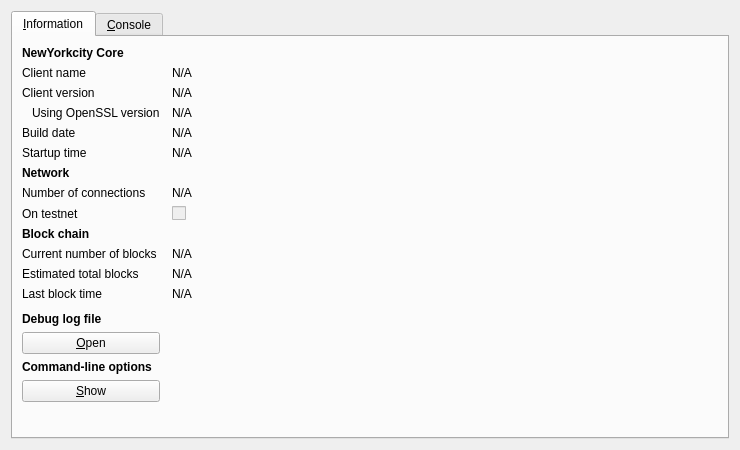
<?xml version="1.0" encoding="UTF-8"?>
<ui version="4.0">
 <class>RPCConsole</class>
 <widget class="QDialog" name="RPCConsole">
  <property name="geometry">
   <rect>
    <x>0</x>
    <y>0</y>
    <width>740</width>
    <height>450</height>
   </rect>
  </property>
  <property name="windowTitle">
   <string>NewYorkcity - Debug window</string>
  </property>
  <layout class="QVBoxLayout" name="verticalLayout_2">
   <item>
    <widget class="QTabWidget" name="tabWidget">
     <property name="currentIndex">
      <number>0</number>
     </property>
     <widget class="QWidget" name="tab_info">
      <attribute name="title">
       <string>&amp;Information</string>
      </attribute>
      <layout class="QGridLayout" name="gridLayout" columnstretch="0,1">
       <property name="horizontalSpacing">
        <number>12</number>
       </property>
       <item row="0" column="0">
        <widget class="QLabel" name="label_9">
         <property name="font">
          <font>
           <weight>75</weight>
           <bold>true</bold>
          </font>
         </property>
         <property name="text">
          <string>NewYorkcity Core</string>
         </property>
        </widget>
       </item>
       <item row="1" column="0">
        <widget class="QLabel" name="label_5">
         <property name="text">
          <string>Client name</string>
         </property>
        </widget>
       </item>
       <item row="1" column="1">
        <widget class="QLabel" name="clientName">
         <property name="cursor">
          <cursorShape>IBeamCursor</cursorShape>
         </property>
         <property name="text">
          <string>N/A</string>
         </property>
         <property name="textFormat">
          <enum>Qt::PlainText</enum>
         </property>
         <property name="textInteractionFlags">
          <set>Qt::LinksAccessibleByMouse|Qt::TextSelectableByKeyboard|Qt::TextSelectableByMouse</set>
         </property>
        </widget>
       </item>
       <item row="2" column="0">
        <widget class="QLabel" name="label_6">
         <property name="text">
          <string>Client version</string>
         </property>
        </widget>
       </item>
       <item row="2" column="1">
        <widget class="QLabel" name="clientVersion">
         <property name="cursor">
          <cursorShape>IBeamCursor</cursorShape>
         </property>
         <property name="text">
          <string>N/A</string>
         </property>
         <property name="textFormat">
          <enum>Qt::PlainText</enum>
         </property>
         <property name="textInteractionFlags">
          <set>Qt::LinksAccessibleByMouse|Qt::TextSelectableByKeyboard|Qt::TextSelectableByMouse</set>
         </property>
        </widget>
       </item>
       <item row="3" column="0">
        <widget class="QLabel" name="label_14">
         <property name="text">
          <string>Using OpenSSL version</string>
         </property>
         <property name="indent">
          <number>10</number>
         </property>
        </widget>
       </item>
       <item row="3" column="1">
        <widget class="QLabel" name="openSSLVersion">
         <property name="cursor">
          <cursorShape>IBeamCursor</cursorShape>
         </property>
         <property name="text">
          <string>N/A</string>
         </property>
         <property name="textFormat">
          <enum>Qt::PlainText</enum>
         </property>
         <property name="textInteractionFlags">
          <set>Qt::LinksAccessibleByMouse|Qt::TextSelectableByKeyboard|Qt::TextSelectableByMouse</set>
         </property>
        </widget>
       </item>
       <item row="4" column="0">
        <widget class="QLabel" name="label_12">
         <property name="text">
          <string>Build date</string>
         </property>
        </widget>
       </item>
       <item row="4" column="1">
        <widget class="QLabel" name="buildDate">
         <property name="cursor">
          <cursorShape>IBeamCursor</cursorShape>
         </property>
         <property name="text">
          <string>N/A</string>
         </property>
         <property name="textFormat">
          <enum>Qt::PlainText</enum>
         </property>
         <property name="textInteractionFlags">
          <set>Qt::LinksAccessibleByMouse|Qt::TextSelectableByKeyboard|Qt::TextSelectableByMouse</set>
         </property>
        </widget>
       </item>
       <item row="5" column="0">
        <widget class="QLabel" name="label_13">
         <property name="text">
          <string>Startup time</string>
         </property>
        </widget>
       </item>
       <item row="5" column="1">
        <widget class="QLabel" name="startupTime">
         <property name="cursor">
          <cursorShape>IBeamCursor</cursorShape>
         </property>
         <property name="text">
          <string>N/A</string>
         </property>
         <property name="textFormat">
          <enum>Qt::PlainText</enum>
         </property>
         <property name="textInteractionFlags">
          <set>Qt::LinksAccessibleByMouse|Qt::TextSelectableByKeyboard|Qt::TextSelectableByMouse</set>
         </property>
        </widget>
       </item>
       <item row="6" column="0">
        <widget class="QLabel" name="label_11">
         <property name="font">
          <font>
           <weight>75</weight>
           <bold>true</bold>
          </font>
         </property>
         <property name="text">
          <string>Network</string>
         </property>
        </widget>
       </item>
       <item row="7" column="0">
        <widget class="QLabel" name="label_7">
         <property name="text">
          <string>Number of connections</string>
         </property>
        </widget>
       </item>
       <item row="7" column="1">
        <widget class="QLabel" name="numberOfConnections">
         <property name="cursor">
          <cursorShape>IBeamCursor</cursorShape>
         </property>
         <property name="text">
          <string>N/A</string>
         </property>
         <property name="textFormat">
          <enum>Qt::PlainText</enum>
         </property>
         <property name="textInteractionFlags">
          <set>Qt::LinksAccessibleByMouse|Qt::TextSelectableByKeyboard|Qt::TextSelectableByMouse</set>
         </property>
        </widget>
       </item>
       <item row="8" column="0">
        <widget class="QLabel" name="label_8">
         <property name="text">
          <string>On testnet</string>
         </property>
        </widget>
       </item>
       <item row="8" column="1">
        <widget class="QCheckBox" name="isTestNet">
         <property name="enabled">
          <bool>false</bool>
         </property>
         <property name="text">
          <string/>
         </property>
        </widget>
       </item>
       <item row="9" column="0">
        <widget class="QLabel" name="label_10">
         <property name="font">
          <font>
           <weight>75</weight>
           <bold>true</bold>
          </font>
         </property>
         <property name="text">
          <string>Block chain</string>
         </property>
        </widget>
       </item>
       <item row="10" column="0">
        <widget class="QLabel" name="label_3">
         <property name="text">
          <string>Current number of blocks</string>
         </property>
        </widget>
       </item>
       <item row="10" column="1">
        <widget class="QLabel" name="numberOfBlocks">
         <property name="cursor">
          <cursorShape>IBeamCursor</cursorShape>
         </property>
         <property name="text">
          <string>N/A</string>
         </property>
         <property name="textFormat">
          <enum>Qt::PlainText</enum>
         </property>
         <property name="textInteractionFlags">
          <set>Qt::LinksAccessibleByMouse|Qt::TextSelectableByKeyboard|Qt::TextSelectableByMouse</set>
         </property>
        </widget>
       </item>
       <item row="11" column="0">
        <widget class="QLabel" name="label_4">
         <property name="text">
          <string>Estimated total blocks</string>
         </property>
        </widget>
       </item>
       <item row="11" column="1">
        <widget class="QLabel" name="totalBlocks">
         <property name="cursor">
          <cursorShape>IBeamCursor</cursorShape>
         </property>
         <property name="text">
          <string>N/A</string>
         </property>
         <property name="textFormat">
          <enum>Qt::PlainText</enum>
         </property>
         <property name="textInteractionFlags">
          <set>Qt::LinksAccessibleByMouse|Qt::TextSelectableByKeyboard|Qt::TextSelectableByMouse</set>
         </property>
        </widget>
       </item>
       <item row="12" column="0">
        <widget class="QLabel" name="label_2">
         <property name="text">
          <string>Last block time</string>
         </property>
        </widget>
       </item>
       <item row="12" column="1">
        <widget class="QLabel" name="lastBlockTime">
         <property name="cursor">
          <cursorShape>IBeamCursor</cursorShape>
         </property>
         <property name="text">
          <string>N/A</string>
         </property>
         <property name="textFormat">
          <enum>Qt::PlainText</enum>
         </property>
         <property name="textInteractionFlags">
          <set>Qt::LinksAccessibleByMouse|Qt::TextSelectableByKeyboard|Qt::TextSelectableByMouse</set>
         </property>
        </widget>
       </item>
       <item row="13" column="0">
        <spacer name="verticalSpacer_2">
         <property name="orientation">
          <enum>Qt::Vertical</enum>
         </property>
         <property name="sizeHint" stdset="0">
          <size>
           <width>20</width>
           <height>20</height>
          </size>
         </property>
        </spacer>
       </item>
       <item row="14" column="0">
        <widget class="QLabel" name="labelDebugLogfile">
         <property name="font">
          <font>
           <weight>75</weight>
           <bold>true</bold>
          </font>
         </property>
         <property name="text">
          <string>Debug log file</string>
         </property>
        </widget>
       </item>
       <item row="15" column="0">
        <widget class="QPushButton" name="openDebugLogfileButton">
         <property name="toolTip">
          <string>Open the NewYorkcity debug log file from the current data directory. This can take a few seconds for large log files.</string>
         </property>
         <property name="text">
          <string>&amp;Open</string>
         </property>
         <property name="autoDefault">
          <bool>false</bool>
         </property>
        </widget>
       </item>
       <item row="16" column="0">
        <widget class="QLabel" name="labelCLOptions">
         <property name="font">
          <font>
           <weight>75</weight>
           <bold>true</bold>
          </font>
         </property>
         <property name="text">
          <string>Command-line options</string>
         </property>
        </widget>
       </item>
       <item row="17" column="0">
        <widget class="QPushButton" name="showCLOptionsButton">
         <property name="toolTip">
          <string>Show the NewYorkcity-Qt help message to get a list with possible NewYorkcity command-line options.</string>
         </property>
         <property name="text">
          <string>&amp;Show</string>
         </property>
         <property name="autoDefault">
          <bool>false</bool>
         </property>
        </widget>
       </item>
       <item row="18" column="0">
        <spacer name="verticalSpacer">
         <property name="orientation">
          <enum>Qt::Vertical</enum>
         </property>
         <property name="sizeHint" stdset="0">
          <size>
           <width>20</width>
           <height>40</height>
          </size>
         </property>
        </spacer>
       </item>
      </layout>
     </widget>
     <widget class="QWidget" name="tab_console">
      <attribute name="title">
       <string>&amp;Console</string>
      </attribute>
      <layout class="QVBoxLayout" name="verticalLayout_3">
       <property name="spacing">
        <number>3</number>
       </property>
       <item>
        <widget class="QTextEdit" name="messagesWidget">
         <property name="minimumSize">
          <size>
           <width>0</width>
           <height>100</height>
          </size>
         </property>
         <property name="readOnly">
          <bool>true</bool>
         </property>
         <property name="tabKeyNavigation" stdset="0">
          <bool>false</bool>
         </property>
         <property name="columnCount" stdset="0">
          <number>2</number>
         </property>
        </widget>
       </item>
       <item>
        <layout class="QHBoxLayout" name="horizontalLayout">
         <property name="spacing">
          <number>3</number>
         </property>
         <item>
          <widget class="QLabel" name="label">
           <property name="text">
            <string notr="true">&gt;</string>
           </property>
          </widget>
         </item>
         <item>
          <widget class="QLineEdit" name="lineEdit"/>
         </item>
         <item>
          <widget class="QPushButton" name="clearButton">
           <property name="maximumSize">
            <size>
             <width>24</width>
             <height>24</height>
            </size>
           </property>
           <property name="toolTip">
            <string>Clear console</string>
           </property>
           <property name="text">
            <string/>
           </property>
           <property name="icon">
            <iconset resource="../bitcoin.qrc">
             <normaloff>:/icons/remove</normaloff>:/icons/remove</iconset>
           </property>
           <property name="shortcut">
            <string notr="true">Ctrl+L</string>
           </property>
           <property name="autoDefault">
            <bool>false</bool>
           </property>
          </widget>
         </item>
        </layout>
       </item>
      </layout>
     </widget>
    </widget>
   </item>
  </layout>
 </widget>
 <resources>
  <include location="../bitcoin.qrc"/>
 </resources>
 <connections/>
</ui>
